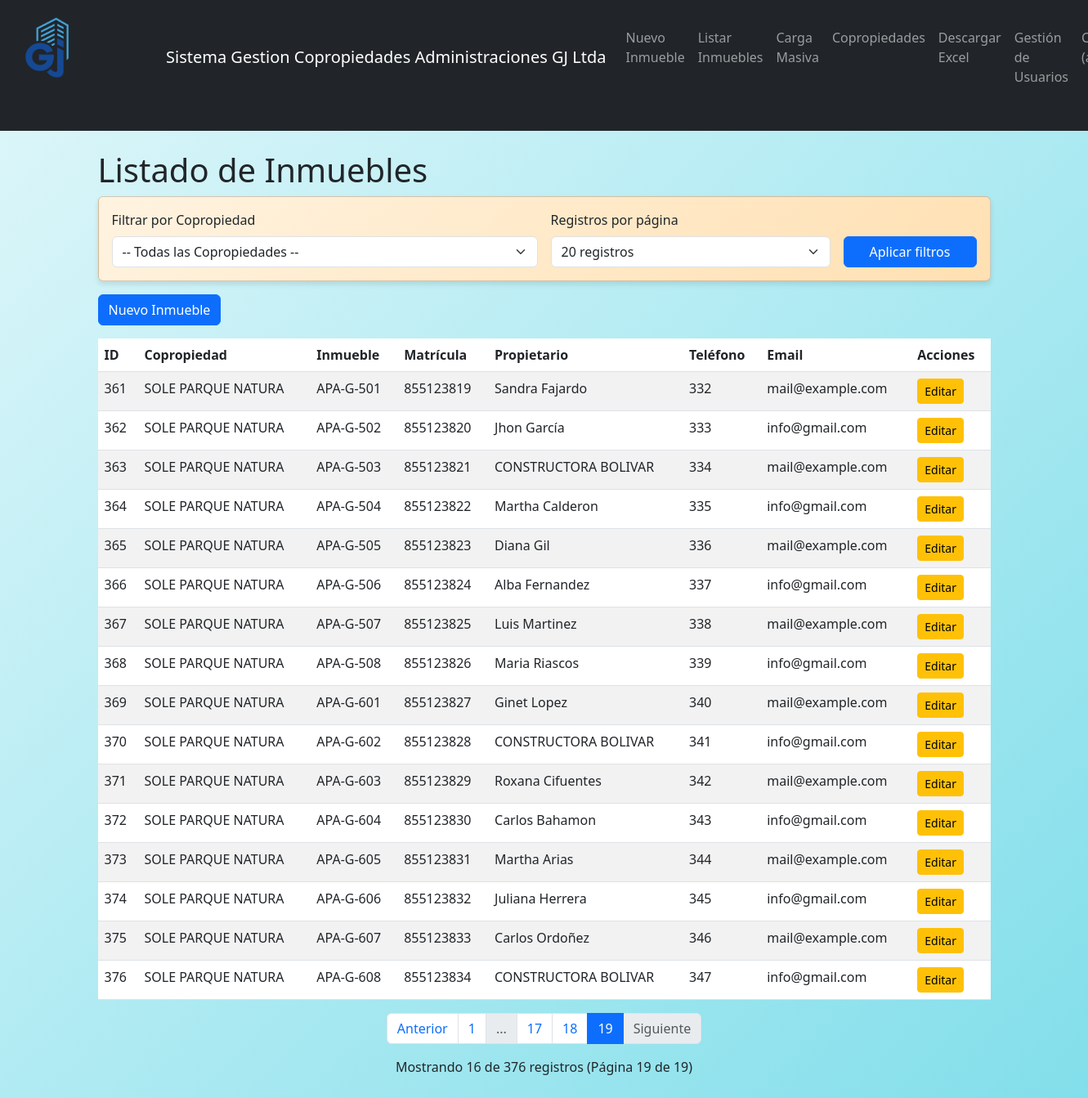
The app's page /propiedades?page=19&per_page=20 (signed in), older data.
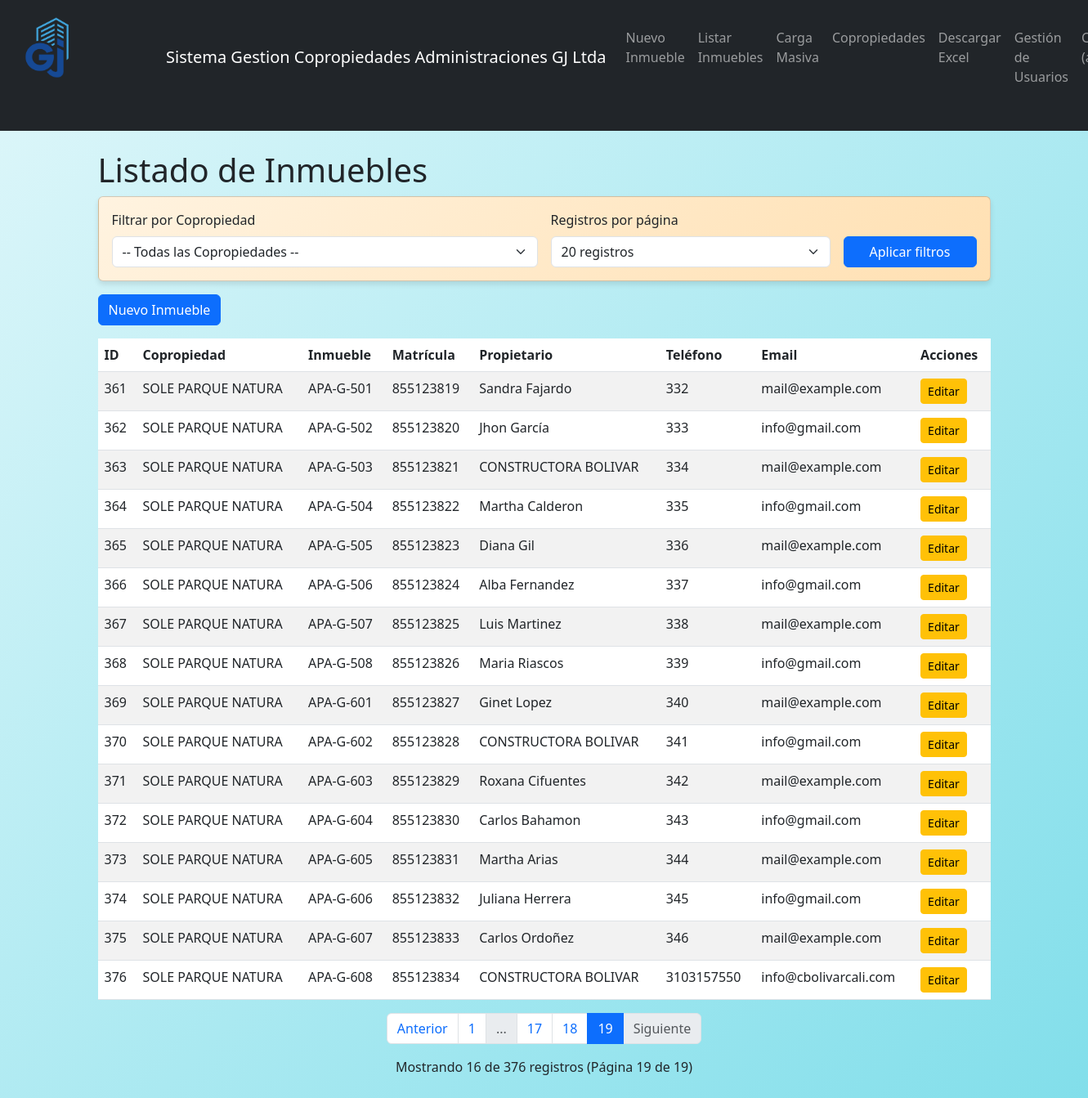
The same page, newer data.
### app/models.py (models this page shows, shortened)
class PropiedadData(db.Model):
    __tablename__ = 'propiedad_data' # Nombre explícito de la tabla
    id = db.Column(db.Integer, primary_key=True)
    inmueble = db.Column(db.String(200), nullable=False)
    modelo = db.Column(db.String(100))
    principal = db.Column(db.Boolean, default=False)
    agrupar_por = db.Column(db.String(100)) # 'Agruparpor'
    matricula = db.Column(db.String(100), unique=True, nullable=False)
    telefono = db.Column(db.String(50), nullable=False)
    coeficiente = db.Column(db.Float)
    copropiedad_id = db.Column(db.Integer, db.ForeignKey('copropiedad.id'), nullable=False)
    tipo_persona = db.Column(db.String(50), nullable=False) # "Natural" o "Jurídica"
    primer_nombre = db.Column(db.String(100)) # Opcional si es Jurídica
    segundo_nombre = db.Column(db.String(100))
    primer_apellido = db.Column(db.String(100)) # Opcional si es Jurídica
    segundo_apellido = db.Column(db.String(100))
    razon_social = db.Column(db.String(255)) # Opcional si es Natural
    tipo_id = db.Column(db.String(50), nullable=False) # "CC", "NIT", "CE", etc.
    identificacion = db.Column(db.String(100), unique=True, nullable=False)
    dv = db.Column(db.String(1)) # Dígito de Verificación
    email = db.Column(db.String(120), nullable=False)
    direccion = db.Column(db.String(255), nullable=False)
    fecha_inicio_facturacion = db.Column(db.Date)
    fecha_ingreso = db.Column(db.Date)
    periodo_de_gracia = db.Column(db.Integer)  # en días o meses según se necesite
    valor_a_pagar_inmueble = db.Column(db.Float)
    valor_presupuesto = db.Column(db.Float)
    valor_a_pagar_constructora = db.Column(db.Float)
    valor_a_pagar_propietario = db.Column(db.Float)

class Copropiedad(db.Model):
    __tablename__ = 'copropiedad'
    id = db.Column(db.Integer, primary_key=True)
    nombre = db.Column(db.String(200), nullable=False, unique=True)
    direccion = db.Column(db.String(255), nullable=False)
    nit = db.Column(db.String(20), nullable=True)
    telefono = db.Column(db.String(50), nullable=True)
    email = db.Column(db.String(120), nullable=True)
    fecha_creacion = db.Column(db.Date, default=db.func.current_date())
    numero_unidades = db.Column(db.Integer, nullable=True)
    propiedades = db.relationship('PropiedadData', backref='copropiedad', lazy=True)

### app/routes.py (the view)
@main_bp.route('/propiedades')
@login_required
def list_propiedades():
    copropiedad_id = request.args.get('copropiedad_id', type=int)
    page = request.args.get('page', 1, type=int)
    per_page = request.args.get('per_page', 20, type=int)  # Por defecto 20 registros por página
    query = PropiedadData.query
    if copropiedad_id:
        query = query.filter_by(copropiedad_id=copropiedad_id)
    pagination = query.paginate(page=page, per_page=per_page, error_out=False)
    propiedades = pagination.items
    copropiedades = Copropiedad.query.all()
    return render_template(
        'propiedades/list.html',
        title='Listado de Inmuebles',
        propiedades=propiedades,
        copropiedades=copropiedades,
        copropiedad_id=copropiedad_id,
        pagination=pagination,
        per_page=per_page
    )

### app/models.py (called while the page is built)
@login_manager.user_loader
def load_user(user_id):
    return User.query.get(int(user_id))

### app/templates/propiedades/list.html (shortened to what the changed rows need)
{% extends "base.html" %}
{% block content %}
<div class="container">
    <h1>Listado de Inmuebles</h1>
    <div class="table-responsive">
        <table class="table table-striped">
            <thead>
                <tr>
                    <th>ID</th>
                    <th>Copropiedad</th>
                    <th>Inmueble</th>
                    <th>Matrícula</th>
                    <th>Propietario</th>
                    <th>Teléfono</th>
                    <th>Email</th>
                    <th>Acciones</th>
                </tr>
            </thead>
            <tbody>
                {% for propiedad in propiedades %}
                <tr>
                    <td>{{ propiedad.id }}</td>
                    <td>{{ propiedad.copropiedad.nombre if propiedad.copropiedad else "No asignada" }}</td>
                    <td>{{ propiedad.inmueble }}</td>
                    <td>{{ propiedad.matricula }}</td>
                    <td>
                        {% if propiedad.tipo_persona == 'Natural' %}
                            {{ propiedad.primer_nombre }} {{ propiedad.primer_apellido }}
                        {% else %}
                            {{ propiedad.razon_social }}
                        {% endif %}
                    </td>
                    <td>{{ propiedad.telefono }}</td>
                    <td>{{ propiedad.email }}</td>
                    <td>
                        <a href="{{ url_for('main.edit_propiedad', id=propiedad.id) }}" class="btn btn-sm btn-warning">Editar</a>
                    </td>
                </tr>
                {% endfor %}
            </tbody>
        </table>
    </div>
</div>
{% endblock %}

Row changes from the older to the newer data that the page shows:
changed PropiedadData "APA-G-608": telefono "347" → "3103157550"; email "info@gmail.com" → "info@cbolivarcali.com"
